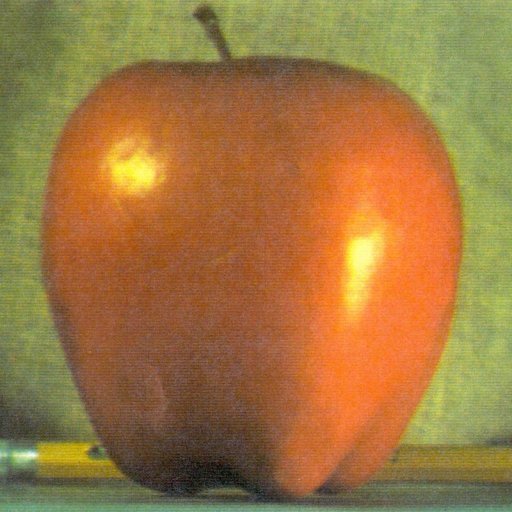
#> input picture weston_millar_ps4/code/apple.jpg, 512 x 512 px, found by its file name
$ python GeneratePyramid.py   (Python 2 division)   (older library calls are emulated)
#> lines starting #> are read from the running program, lines starting #| are printed output that depends on the picture
# -*- coding: utf-8 -*-
"""
Created on Thu Feb 19 09:08:16 2015
A Gaussian pyramid is basically a series of increasingly decimated images,
traditionally at downsampling rate r=2. At each level, the image is first blurred by convolving with a Gaussian-like filter to prevent aliasing
in the downsampled image. We then move up a level in the Gaussian pyramid by downsampling the image (halving each dimension).
To build the Laplacian pyramid, we take each level of the Gaussian pyramid and
subtract from it the next level interpolated to the same size.

@author: bxiao from http://pauljxtan.com/blog/011315/

"""
import numpy as np
import scipy.signal as sig
from scipy import misc
import matplotlib.pyplot as plt
from scipy import ndimage

img = misc.imread('../data/apple.jpg',flatten=1)
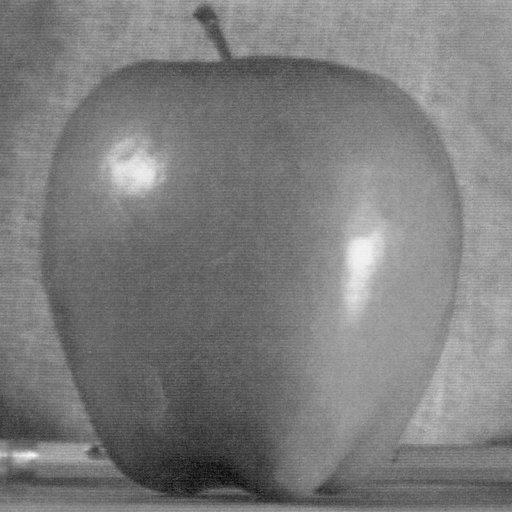
#> img: shape (512, 512) float32; min 5.85, max 248.2, mean 125.2

# create a  Binomial (5-tap) filter
kernel = (1.0/256)*np.array([[1, 4,  6,  4,  1],[4, 16, 24, 16, 4],[6, 24, 36, 24, 6],[4, 16, 24, 16, 4],[1, 4,  6,  4,  1]])

#plt.imshow(kernel)
#plt.show()
img_up = np.zeros((2*img.shape[0], 2*img.shape[1]))
img_up[::2, ::2] = img
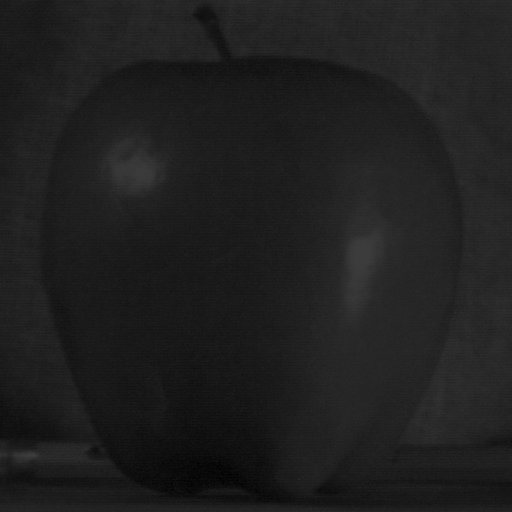
#> img_up: shape (1024, 1024) float64 (shown at 1/2 size); min 0, max 248.2, mean 31.3
ndimage.filters.convolve(img_up,4*kernel, mode='constant')
#plt.imshow(img_up)
#plt.show()
#sig.convolve2d(img_up, 4*kernel, 'same')

def interpolate(image):
    """
    Interpolates an image with upsampling rate r=2.
    """
    image_up = np.zeros((2*image.shape[0], 2*image.shape[1]))
    # Upsample
    image_up[::2, ::2] = image
    # Blur (we need to scale this up since the kernel has unit area)
    # (The length and width are both doubled, so the area is quadrupled)
    #return sig.convolve2d(image_up, 4*kernel, 'same')
    return ndimage.filters.convolve(image_up,4*kernel, mode='constant')

def decimate(image):
    """
    Decimates at image with downsampling rate r=2.
    """
    # Blur
    #image_blur = sig.convolve2d(image, kernel, 'same')
    image_blur = ndimage.filters.convolve(image,kernel, mode='constant')
    # Downsample
    return image_blur[::2, ::2]


# here is the constructions of pyramids
def pyramids(image):
    """
    Constructs Gaussian and Laplacian pyramids.
    Parameters :
        image  : the original image (i.e. base of the pyramid)
    Returns :
        G   : the Gaussian pyramid
        L   : the Laplacian pyramid
    """
    # Initialize pyramids
    G = [image, ]
    L = []

    # Build the Gaussian pyramid to maximum depth
    while image.shape[0] >= 2 and image.shape[1] >= 2:
        image = decimate(image)
        G.append(image)
#> this loop made 9 passes
#> image on pass 8: [[29.18, 54.51], [49.33, 94.69]]
#> (image_blur in decimate, image) on pass 9: ([[19.76, 22.36], [21.96, 24.88]], [19.76])
#> pass 2, in pyramids, `image = decimate(image)`:
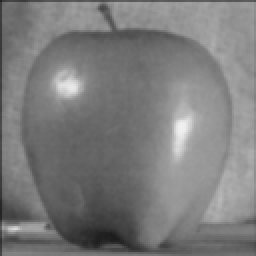
#> image: shape (128, 128) float32 (shown 2 times larger); min 28.4, max 240.1, mean 124
#> after the loop, G = 10 items

    # Build the Laplacian pyramid
    for i in range(len(G) - 1):
        L.append(G[i] - interpolate(G[i + 1]))
#> this loop made 9 passes
#> after the loop, L = 9 items

    return G[:-1], L

#interpolate(img)
#decimate(img)
[G,L] = pyramids(img)
#> G = 9 items; L = 9 items


# reconstruct the pyramids, here you write a reconstrut function that takes the
# pyramid and upsampling the each level and add them up.
#def reconstruct(L,G):

rows, cols = img.shape
#> rows = 512; cols = 512
composite_image = np.zeros((rows, cols + cols / 2), dtype=np.double)
composite_image[:rows, :cols] = G[0]
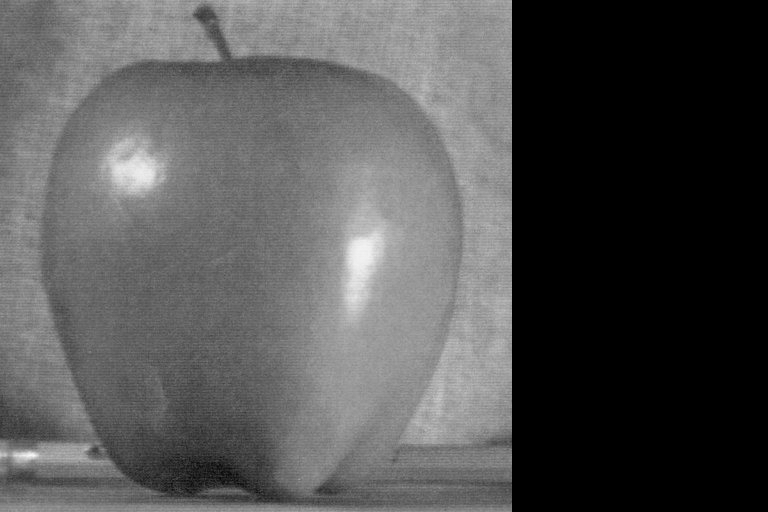
#> composite_image: shape (512, 768) float64; min 0, max 248.2, mean 83.5

i_row = 0
for p in G[1:]:
    n_rows, n_cols = p.shape[:2]
    composite_image[i_row:i_row + n_rows, cols:cols + n_cols] = p
    i_row += n_rows
#> this loop made 8 passes
#> (n_rows, n_cols, i_row) on passes 1 to 7: (256, 256, 256), (128, 128, 384), (64, 64, 448), (32, 32, 480), (16, 16, 496), (8, 8, 504), (4, 4, 508)
#> (p, n_rows, n_cols, i_row) on pass 8: ([[29.18, 54.51], [49.33, 94.69]], 2, 2, 510)
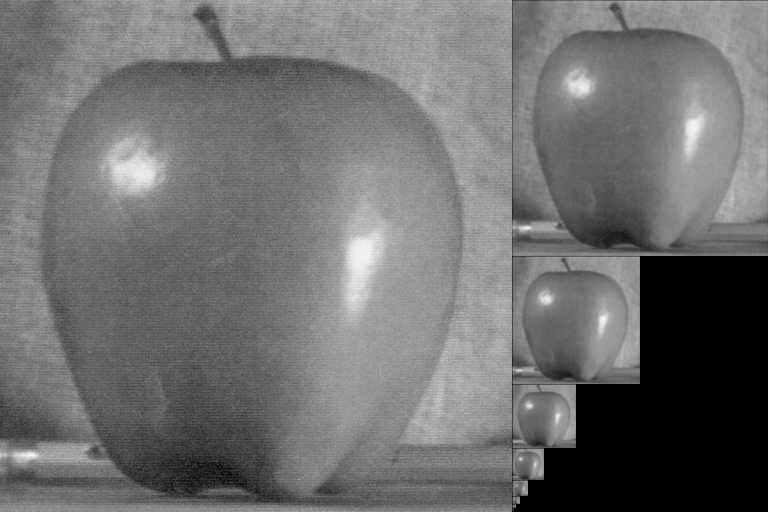
#> composite_image: shape (512, 768) float64; min 0, max 248.2, mean 111.1
#> after the loop, i_row = 510


fig, ax = plt.subplots()

ax.imshow(composite_image,cmap='gray')
plt.show()


rows, cols = img.shape
composite_image = np.zeros((rows, cols + cols / 2), dtype=np.double)

composite_image[:rows, :cols] = L[0]
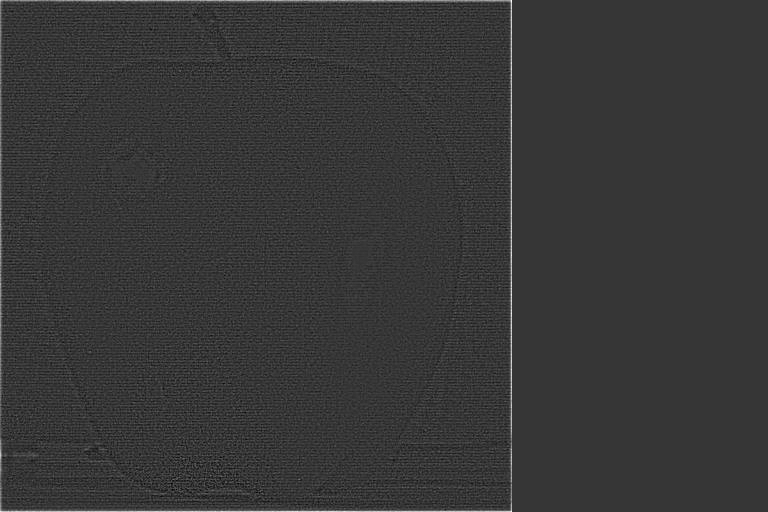
#> composite_image: shape (512, 768) float64; min -30.1, max 110, mean 0.5; drawn with min black and max white

i_row = 0
for p in L[1:]:
    n_rows, n_cols = p.shape[:2]
    composite_image[i_row:i_row + n_rows, cols:cols + n_cols] = p
    i_row += n_rows
#> after the loop, i_row = 510


fig, ax = plt.subplots()

ax.imshow(composite_image,cmap='gray')
plt.show()

$ run again, with weston_millar_ps4/code/orange.jpg copied over weston_millar_ps4/code/apple.jpg
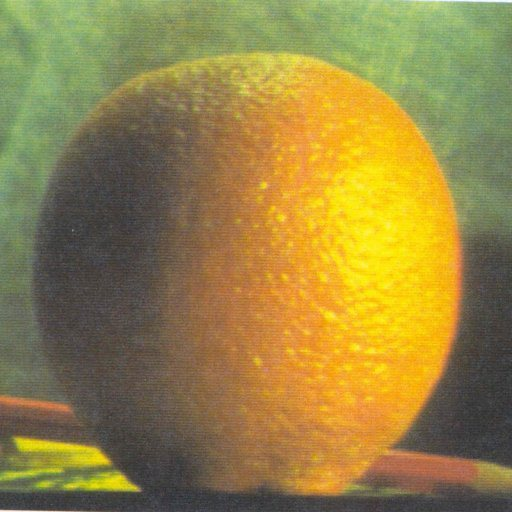
#> input picture weston_millar_ps4/code/orange.jpg, 512 x 512 px, found by its file name
#> the loop in pyramids, `while image.shape[0] >= 2 and image.shape[1] >= 2:` made 9 passes
#> image on pass 8: [[29.98, 62], [45.79, 104.3]]
#> after the loop in pyramids, `while image.shape[0] >= 2 and image.shape[1] >= 2:`: G = 10 items
#> the loop in pyramids, `for i in range(len(G) - 1):` made 9 passes
#> after the loop in pyramids, `for i in range(len(G) - 1):`: L = 9 items
#> the loop `for p in G[1:]:` made 8 passes
#> (n_rows, n_cols, i_row) on passes 1 to 7: (256, 256, 256), (128, 128, 384), (64, 64, 448), (32, 32, 480), (16, 16, 496), (8, 8, 504), (4, 4, 508)
#> after the loop `for p in G[1:]:`:
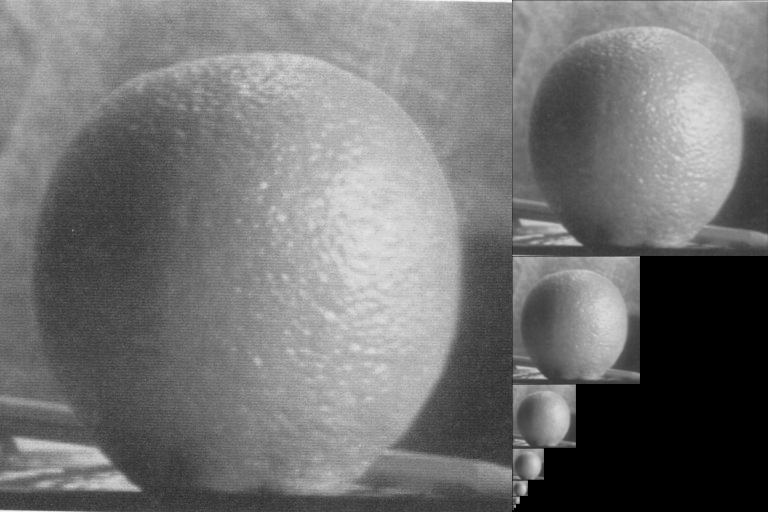
#> composite_image: shape (512, 768) float64; min 0, max 252, mean 115.6
#> after the loop `for p in G[1:]:`: i_row = 510
#> `composite_image[:rows, :cols] = L[0]`:
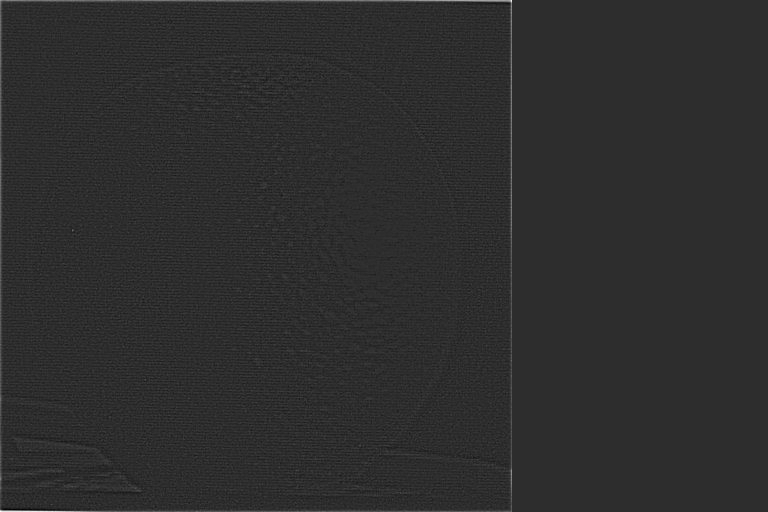
#> composite_image: shape (512, 768) float64; min -40.69, max 187.2, mean 0.4; drawn with min black and max white
#> the loop `for p in L[1:]:` made 8 passes
